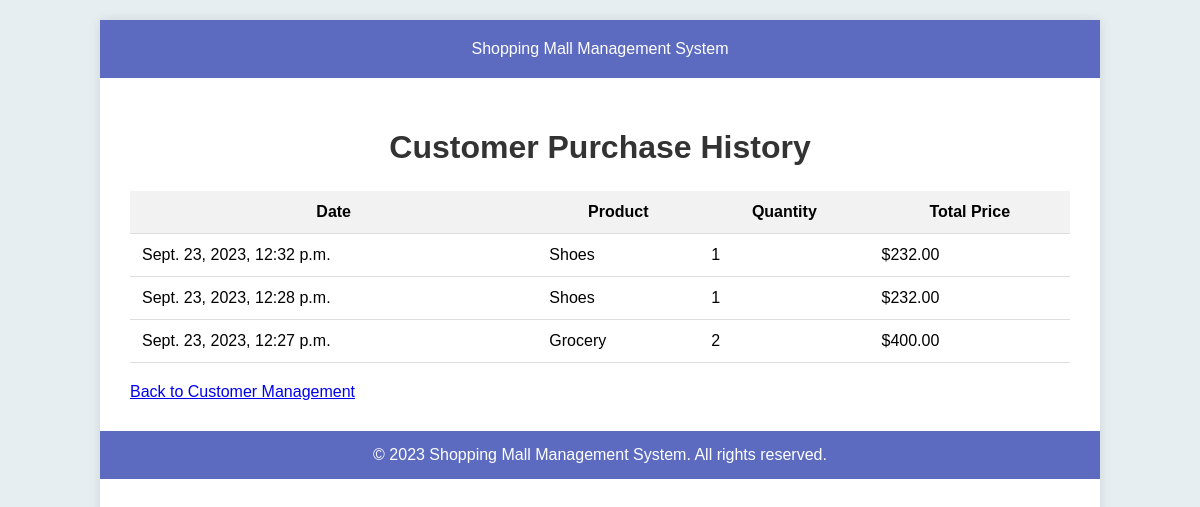
/customer_purchase_history/1/, run on the app's committed database.
### mallsystem/models.py (models this page shows)
class Sale(models.Model):
    store = models.ForeignKey(Store, on_delete=models.CASCADE, related_name="sales")
    customer = models.ForeignKey(Customer, on_delete=models.SET_NULL, null=True, blank=True, related_name="purchases")
    product = models.ForeignKey(Product, on_delete=models.CASCADE, related_name="sales")
    quantity = models.PositiveIntegerField()
    total_price = models.DecimalField(max_digits=10, decimal_places=2)
    date = models.DateTimeField(auto_now_add=True)

class Product(models.Model):
    name = models.CharField(max_length=200)
    description = models.TextField()
    price = models.DecimalField(max_digits=10, decimal_places=2)

### mallsystem/views.py (the view)
# urls.py: path('customer_purchase_history/<int:customer_id>/', views.customer_purchase_history, name='customer_purchase_history'),
def customer_purchase_history(request, customer_id):
    customer = get_object_or_404(Customer, id=customer_id)
    sales = Sale.objects.filter(customer=customer).order_by('-date')
    context = {
        'sales': sales
    }
    return render(request, 'Customer/customer_purchase_history.html', context)

### mallsystem/templates/Customer/customer_purchase_history.html (shortened to what this page needs)
<!DOCTYPE html>
<html>
<head>
</head>
<body>
    <div class="page-container">
        <div class="header">
            Shopping Mall Management System
        </div>
        <div class="content">
            <h1>Customer Purchase History</h1>
            <table>
                <thead>
                    <tr>
                        <th>Date</th>
                        <th>Product</th>
                        <th>Quantity</th>
                        <th>Total Price</th>
                    </tr>
                </thead>
                <tbody>
                    {% for sale in sales %}
                    <tr>
                        <td>{{ sale.date }}</td>
                        <td>{{ sale.product.name }}</td>
                        <td>{{ sale.quantity }}</td>
                        <td>${{ sale.total_price }}</td>
                    </tr>
                    {% endfor %}
                </tbody>
            </table>
            <a href="{% url 'customer_management' %}">Back to Customer Management</a>
        </div>
        <div class="footer">
            &copy; 2023 Shopping Mall Management System. All rights reserved.
        </div>
    </div>
</body>
</html>

### mallsystem/templates/Customer/customer_purchase_history.html (style rules this page uses)
body, html { height: 100%; margin: 0; font-family: Arial, sans-serif; background-color: #e6eef2; }
.page-container { display: flex; flex-direction: column; min-height: 100vh; max-width: 1000px; margin: 20px auto; background-color: white; box-shadow: 0px 0px 12px rgba(0, 0, 0, 0.1); }
.header { background-color: #5c6bc0; color: white; text-align: center; padding: 20px; }
.content { padding: 30px; }
h1 { text-align: center; color: #333; margin-bottom: 25px; }
table { width: 100%; border-collapse: collapse; margin-bottom: 20px; }
th, td { padding: 12px; border-bottom: 1px solid #ddd; }
th { background-color: #f2f2f2; }
.footer { background-color: #5c6bc0; color: white; text-align: center; padding: 15px 0; }

### data on the page
Sale: date "Sept. 23, 2023, 12:32 p.m.", product.name "Shoes", quantity "1", total_price "232.00"
Sale: date "Sept. 23, 2023, 12:28 p.m.", product.name "Shoes", quantity "1", total_price "232.00"
Sale: date "Sept. 23, 2023, 12:27 p.m.", product.name "Grocery", quantity "2", total_price "400.00"
